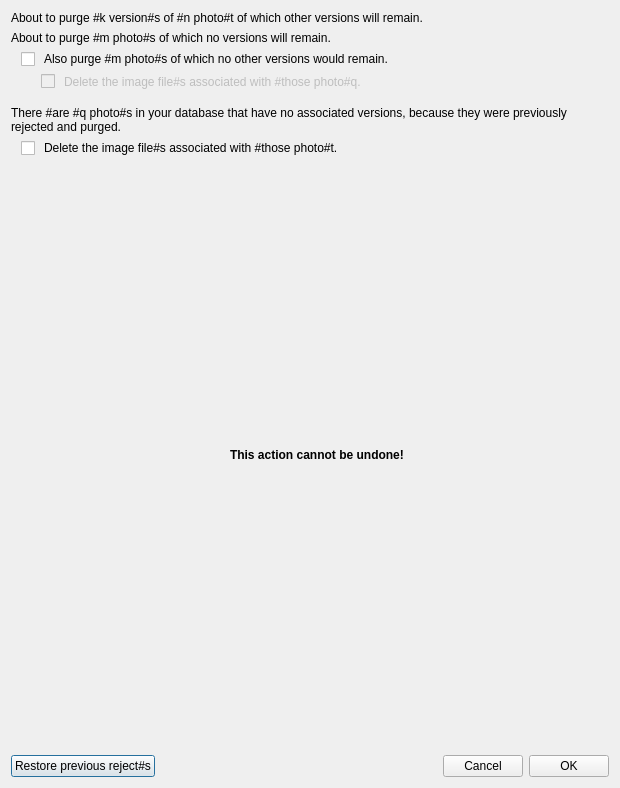
<?xml version="1.0" encoding="UTF-8"?>
<ui version="4.0">
 <class>PurgeDialog</class>
 <widget class="QDialog" name="PurgeDialog">
  <property name="geometry">
   <rect>
    <x>0</x>
    <y>0</y>
    <width>620</width>
    <height>788</height>
   </rect>
  </property>
  <property name="windowTitle">
   <string>Purge rejects</string>
  </property>
  <layout class="QVBoxLayout" name="verticalLayout">
   <item>
    <widget class="QLabel" name="mainLabelLong">
     <property name="sizePolicy">
      <sizepolicy hsizetype="Preferred" vsizetype="Minimum">
       <horstretch>0</horstretch>
       <verstretch>0</verstretch>
      </sizepolicy>
     </property>
     <property name="text">
      <string>About to purge #k version#s of #n photo#t of which other versions will remain.</string>
     </property>
     <property name="wordWrap">
      <bool>true</bool>
     </property>
    </widget>
   </item>
   <item>
    <widget class="QLabel" name="mainLabelShort">
     <property name="sizePolicy">
      <sizepolicy hsizetype="Preferred" vsizetype="Minimum">
       <horstretch>0</horstretch>
       <verstretch>0</verstretch>
      </sizepolicy>
     </property>
     <property name="text">
      <string>About to purge #m photo#s of which no versions will remain.</string>
     </property>
     <property name="wordWrap">
      <bool>true</bool>
     </property>
    </widget>
   </item>
   <item>
    <widget class="QWidget" name="purgeContainer" native="true">
     <layout class="QHBoxLayout" name="horizontalLayout">
      <property name="spacing">
       <number>0</number>
      </property>
      <property name="leftMargin">
       <number>0</number>
      </property>
      <property name="topMargin">
       <number>0</number>
      </property>
      <property name="bottomMargin">
       <number>0</number>
      </property>
      <item>
       <widget class="QWidget" name="widget_2" native="true">
        <property name="sizePolicy">
         <sizepolicy hsizetype="Maximum" vsizetype="Preferred">
          <horstretch>0</horstretch>
          <verstretch>0</verstretch>
         </sizepolicy>
        </property>
        <layout class="QVBoxLayout" name="verticalLayout_2">
         <property name="leftMargin">
          <number>10</number>
         </property>
         <property name="topMargin">
          <number>1</number>
         </property>
         <property name="rightMargin">
          <number>3</number>
         </property>
         <property name="bottomMargin">
          <number>0</number>
         </property>
         <item>
          <widget class="QCheckBox" name="purgeCheck">
           <property name="sizePolicy">
            <sizepolicy hsizetype="Fixed" vsizetype="Fixed">
             <horstretch>0</horstretch>
             <verstretch>0</verstretch>
            </sizepolicy>
           </property>
           <property name="text">
            <string/>
           </property>
          </widget>
         </item>
         <item>
          <spacer name="verticalSpacer_2">
           <property name="orientation">
            <enum>Qt::Vertical</enum>
           </property>
           <property name="sizeHint" stdset="0">
            <size>
             <width>20</width>
             <height>0</height>
            </size>
           </property>
          </spacer>
         </item>
        </layout>
       </widget>
      </item>
      <item>
       <widget class="ClickLabel" name="purgeLabel">
        <property name="sizePolicy">
         <sizepolicy hsizetype="Preferred" vsizetype="Minimum">
          <horstretch>0</horstretch>
          <verstretch>0</verstretch>
         </sizepolicy>
        </property>
        <property name="text">
         <string>Also purge #m photo#s of which no other versions would remain.</string>
        </property>
        <property name="wordWrap">
         <bool>true</bool>
        </property>
       </widget>
      </item>
     </layout>
    </widget>
   </item>
   <item>
    <widget class="QWidget" name="deleteContainer" native="true">
     <property name="enabled">
      <bool>false</bool>
     </property>
     <layout class="QHBoxLayout" name="horizontalLayout_2">
      <property name="spacing">
       <number>0</number>
      </property>
      <property name="leftMargin">
       <number>0</number>
      </property>
      <property name="topMargin">
       <number>0</number>
      </property>
      <property name="bottomMargin">
       <number>0</number>
      </property>
      <item>
       <widget class="QWidget" name="deleteSpacer" native="true">
        <property name="sizePolicy">
         <sizepolicy hsizetype="Fixed" vsizetype="Preferred">
          <horstretch>0</horstretch>
          <verstretch>0</verstretch>
         </sizepolicy>
        </property>
        <property name="minimumSize">
         <size>
          <width>20</width>
          <height>0</height>
         </size>
        </property>
       </widget>
      </item>
      <item>
       <widget class="QWidget" name="widget_4" native="true">
        <property name="sizePolicy">
         <sizepolicy hsizetype="Maximum" vsizetype="Preferred">
          <horstretch>0</horstretch>
          <verstretch>0</verstretch>
         </sizepolicy>
        </property>
        <layout class="QVBoxLayout" name="verticalLayout_3">
         <property name="leftMargin">
          <number>10</number>
         </property>
         <property name="topMargin">
          <number>1</number>
         </property>
         <property name="rightMargin">
          <number>3</number>
         </property>
         <property name="bottomMargin">
          <number>0</number>
         </property>
         <item>
          <widget class="QCheckBox" name="deleteCheck">
           <property name="sizePolicy">
            <sizepolicy hsizetype="Fixed" vsizetype="Fixed">
             <horstretch>0</horstretch>
             <verstretch>0</verstretch>
            </sizepolicy>
           </property>
           <property name="text">
            <string/>
           </property>
          </widget>
         </item>
         <item>
          <spacer name="verticalSpacer_3">
           <property name="orientation">
            <enum>Qt::Vertical</enum>
           </property>
           <property name="sizeHint" stdset="0">
            <size>
             <width>20</width>
             <height>1</height>
            </size>
           </property>
          </spacer>
         </item>
        </layout>
       </widget>
      </item>
      <item>
       <widget class="ClickLabel" name="deleteLabel">
        <property name="sizePolicy">
         <sizepolicy hsizetype="Preferred" vsizetype="Minimum">
          <horstretch>0</horstretch>
          <verstretch>0</verstretch>
         </sizepolicy>
        </property>
        <property name="text">
         <string>Delete the image file#s associated with #those photo#q.</string>
        </property>
        <property name="wordWrap">
         <bool>true</bool>
        </property>
       </widget>
      </item>
     </layout>
    </widget>
   </item>
   <item>
    <spacer name="verticalSpacer_4">
     <property name="orientation">
      <enum>Qt::Vertical</enum>
     </property>
     <property name="sizeType">
      <enum>QSizePolicy::Fixed</enum>
     </property>
     <property name="sizeHint" stdset="0">
      <size>
       <width>20</width>
       <height>10</height>
      </size>
     </property>
    </spacer>
   </item>
   <item>
    <widget class="QLabel" name="oldLabel">
     <property name="sizePolicy">
      <sizepolicy hsizetype="Preferred" vsizetype="Minimum">
       <horstretch>0</horstretch>
       <verstretch>0</verstretch>
      </sizepolicy>
     </property>
     <property name="text">
      <string>There #are #q photo#s in your database that have no associated versions, because they were previously rejected and purged. </string>
     </property>
     <property name="wordWrap">
      <bool>true</bool>
     </property>
    </widget>
   </item>
   <item>
    <widget class="QWidget" name="oldContainer" native="true">
     <layout class="QHBoxLayout" name="horizontalLayout_3">
      <property name="spacing">
       <number>0</number>
      </property>
      <property name="leftMargin">
       <number>0</number>
      </property>
      <property name="topMargin">
       <number>0</number>
      </property>
      <property name="bottomMargin">
       <number>0</number>
      </property>
      <item>
       <widget class="QWidget" name="widget_3" native="true">
        <property name="sizePolicy">
         <sizepolicy hsizetype="Maximum" vsizetype="Preferred">
          <horstretch>0</horstretch>
          <verstretch>0</verstretch>
         </sizepolicy>
        </property>
        <layout class="QVBoxLayout" name="verticalLayout_4">
         <property name="leftMargin">
          <number>10</number>
         </property>
         <property name="topMargin">
          <number>1</number>
         </property>
         <property name="rightMargin">
          <number>3</number>
         </property>
         <property name="bottomMargin">
          <number>0</number>
         </property>
         <item>
          <widget class="QCheckBox" name="deleteOldCheck">
           <property name="sizePolicy">
            <sizepolicy hsizetype="Fixed" vsizetype="Fixed">
             <horstretch>0</horstretch>
             <verstretch>0</verstretch>
            </sizepolicy>
           </property>
           <property name="text">
            <string/>
           </property>
          </widget>
         </item>
         <item>
          <spacer name="verticalSpacer_5">
           <property name="orientation">
            <enum>Qt::Vertical</enum>
           </property>
           <property name="sizeHint" stdset="0">
            <size>
             <width>20</width>
             <height>0</height>
            </size>
           </property>
          </spacer>
         </item>
        </layout>
       </widget>
      </item>
      <item>
       <widget class="ClickLabel" name="deleteOldLabel">
        <property name="sizePolicy">
         <sizepolicy hsizetype="Preferred" vsizetype="Minimum">
          <horstretch>0</horstretch>
          <verstretch>0</verstretch>
         </sizepolicy>
        </property>
        <property name="text">
         <string>Delete the image file#s associated with #those photo#t.</string>
        </property>
        <property name="wordWrap">
         <bool>true</bool>
        </property>
       </widget>
      </item>
     </layout>
    </widget>
   </item>
   <item>
    <spacer name="verticalSpacer">
     <property name="orientation">
      <enum>Qt::Vertical</enum>
     </property>
     <property name="sizeHint" stdset="0">
      <size>
       <width>20</width>
       <height>4000</height>
      </size>
     </property>
    </spacer>
   </item>
   <item>
    <widget class="QWidget" name="warningContainer" native="true">
     <layout class="QHBoxLayout" name="horizontalLayout_5">
      <item>
       <spacer name="horizontalSpacer_4">
        <property name="orientation">
         <enum>Qt::Horizontal</enum>
        </property>
        <property name="sizeHint" stdset="0">
         <size>
          <width>40</width>
          <height>20</height>
         </size>
        </property>
       </spacer>
      </item>
      <item>
       <widget class="QLabel" name="warningIcon">
        <property name="text">
         <string/>
        </property>
       </widget>
      </item>
      <item>
       <widget class="QLabel" name="warningText">
        <property name="font">
         <font>
          <weight>75</weight>
          <bold>true</bold>
         </font>
        </property>
        <property name="text">
         <string>This action cannot be undone!</string>
        </property>
       </widget>
      </item>
      <item>
       <spacer name="horizontalSpacer_3">
        <property name="orientation">
         <enum>Qt::Horizontal</enum>
        </property>
        <property name="sizeHint" stdset="0">
         <size>
          <width>40</width>
          <height>20</height>
         </size>
        </property>
       </spacer>
      </item>
     </layout>
    </widget>
   </item>
   <item>
    <spacer name="verticalSpacer_6">
     <property name="orientation">
      <enum>Qt::Vertical</enum>
     </property>
     <property name="sizeHint" stdset="0">
      <size>
       <width>20</width>
       <height>4000</height>
      </size>
     </property>
    </spacer>
   </item>
   <item>
    <widget class="QWidget" name="buttonbox1" native="true">
     <layout class="QHBoxLayout" name="horizontalLayout_4">
      <property name="leftMargin">
       <number>0</number>
      </property>
      <property name="topMargin">
       <number>0</number>
      </property>
      <property name="rightMargin">
       <number>0</number>
      </property>
      <property name="bottomMargin">
       <number>0</number>
      </property>
      <item>
       <widget class="QPushButton" name="restoreButton">
        <property name="text">
         <string>Restore previous reject#s</string>
        </property>
       </widget>
      </item>
      <item>
       <spacer name="horizontalSpacer">
        <property name="orientation">
         <enum>Qt::Horizontal</enum>
        </property>
        <property name="sizeHint" stdset="0">
         <size>
          <width>40</width>
          <height>20</height>
         </size>
        </property>
       </spacer>
      </item>
      <item>
       <spacer name="horizontalSpacer_2">
        <property name="orientation">
         <enum>Qt::Horizontal</enum>
        </property>
        <property name="sizeHint" stdset="0">
         <size>
          <width>40</width>
          <height>20</height>
         </size>
        </property>
       </spacer>
      </item>
      <item>
       <widget class="QPushButton" name="cancelButton">
        <property name="minimumSize">
         <size>
          <width>70</width>
          <height>0</height>
         </size>
        </property>
        <property name="text">
         <string>Cancel</string>
        </property>
       </widget>
      </item>
      <item>
       <widget class="QPushButton" name="okButton">
        <property name="minimumSize">
         <size>
          <width>40</width>
          <height>0</height>
         </size>
        </property>
        <property name="text">
         <string>OK</string>
        </property>
       </widget>
      </item>
     </layout>
    </widget>
   </item>
  </layout>
 </widget>
 <customwidgets>
  <customwidget>
   <class>ClickLabel</class>
   <extends>QLabel</extends>
   <header>ClickLabel.h</header>
   <slots>
    <signal>clicked()</signal>
   </slots>
  </customwidget>
 </customwidgets>
 <resources/>
 <connections>
  <connection>
   <sender>purgeCheck</sender>
   <signal>toggled(bool)</signal>
   <receiver>deleteContainer</receiver>
   <slot>setEnabled(bool)</slot>
   <hints>
    <hint type="sourcelabel">
     <x>29</x>
     <y>88</y>
    </hint>
    <hint type="destinationlabel">
     <x>179</x>
     <y>126</y>
    </hint>
   </hints>
  </connection>
  <connection>
   <sender>purgeLabel</sender>
   <signal>clicked()</signal>
   <receiver>purgeCheck</receiver>
   <slot>toggle()</slot>
   <hints>
    <hint type="sourcelabel">
     <x>94</x>
     <y>96</y>
    </hint>
    <hint type="destinationlabel">
     <x>28</x>
     <y>90</y>
    </hint>
   </hints>
  </connection>
  <connection>
   <sender>deleteLabel</sender>
   <signal>clicked()</signal>
   <receiver>deleteCheck</receiver>
   <slot>toggle()</slot>
   <hints>
    <hint type="sourcelabel">
     <x>219</x>
     <y>127</y>
    </hint>
    <hint type="destinationlabel">
     <x>54</x>
     <y>121</y>
    </hint>
   </hints>
  </connection>
  <connection>
   <sender>deleteOldLabel</sender>
   <signal>clicked()</signal>
   <receiver>deleteOldCheck</receiver>
   <slot>toggle()</slot>
   <hints>
    <hint type="sourcelabel">
     <x>76</x>
     <y>205</y>
    </hint>
    <hint type="destinationlabel">
     <x>27</x>
     <y>199</y>
    </hint>
   </hints>
  </connection>
 </connections>
</ui>
